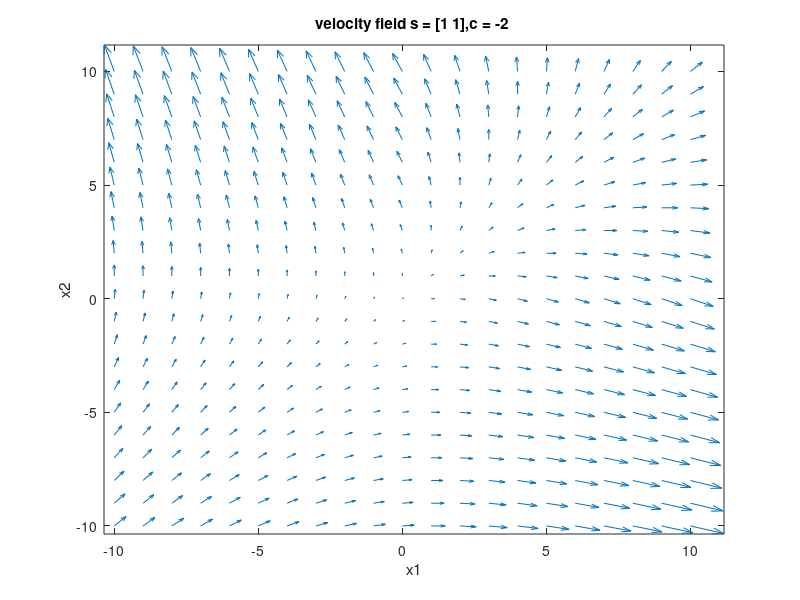
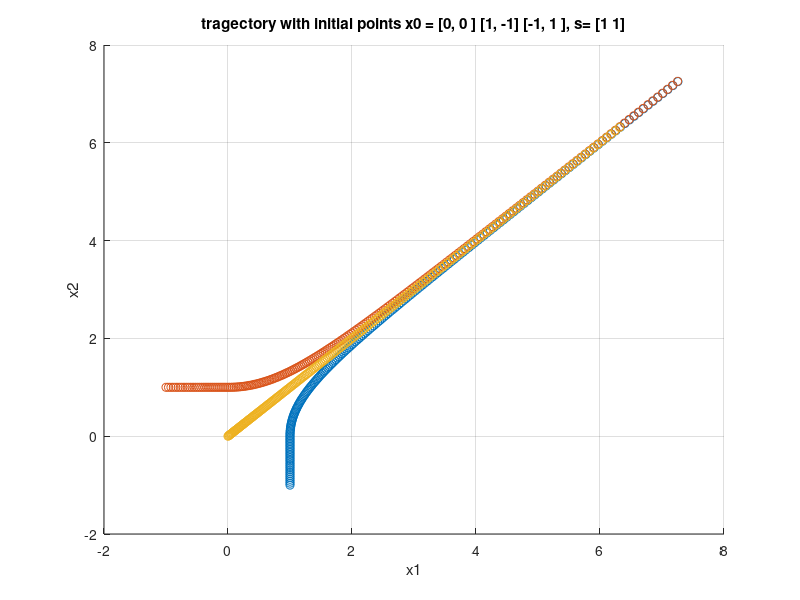

Reproduce these figures in MATLAB, in order.
% Neural Dynamics Exercise 6 
% Po-Hsuan Huang
% 2014/12/17
% Q2_6
% plot vector field of the matrix

%% 
close
clear

c = -2;

s = [1;1];

A = [0 1 ; 1 0];

point = -10:1:10;

thres =@(g) (g<=0)*0+(g>0)*g;

for i =1:length(point)
for j = 1:length (point)
    
    u(i,j,:)=-[point(i);point(j)]-c*A*[thres(point(i));thres(point(j))]+s;
    
end
end


S3= u(:,:,1)+u(:,:,2)==0;
stable = find(S3); % index of non-zero element, which is the stable point
% r =mod(stable,length(point));
% c =(stable-r)/length(point); 

[x ,y ]= meshgrid(-10:1:10);

row = S3.*x;
col = S3.*y;

figure(1)
quiver(x,y,u(:,:,1),u(:,:,2)); hold on
%plot(row,col,'ro');
xlabel('x1');
ylabel('x2');
title({'velocity field s = [1 1],c = -2 '})
axis tight
hold off



%% Tragectory

%% Dynamical system solution

dt = 1e-2;
T_t = 2;
x0 = [ 1, -1 ;-1, 1; 0, 0 ];
time = 0:dt:T_t;


figure(2)
for  trail = 1:3
    
    
w(:,1)= x0(trail,:)';

for iter =1 : length(time)-1
    w(:,iter+1) = w(:,iter)+(-[w(1,iter);w(2,iter)]-c*A*[thres(w(1,iter));thres(w(2,iter))]+s)*dt;  
    % check if x= inv(V)*y transform can produce correct trajactory in realspace 
    
end
i = 1:1:length(time);
% transform y back to real space.

scatter(w(1,:),w(2,:));  % trajactory in real space

hold on
end
title('tragectory with initial points x0 = [0, 0 ] [1, -1] [-1, 1 ], s= [1 1]')
xlabel('x1');
ylabel('x2');
grid on
hold off